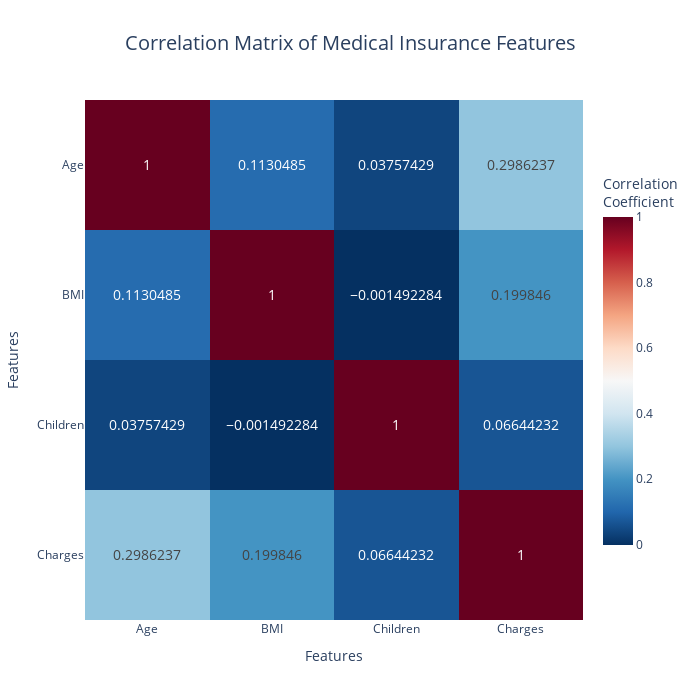

The code cell stored with this chart in its notebook:
### Code cell
# Calculate correlation matrix
numerical_features = ['age', 'bmi', 'children', 'charges']
corr_matrix = df[numerical_features].corr()

# Create improved heatmap
fig = px.imshow(corr_matrix,
                text_auto=True,  # Show full precision values
                title='Correlation Matrix of Medical Insurance Features',
                labels={'color': 'Correlation<br>Coefficient'},
                color_continuous_scale='RdBu_r',  # Red-Blue diverging colorscale
                aspect='auto')  # Maintain square aspect ratio

# Customize layout
fig.update_layout(
    title_x=0.5,  # Center title
    title_font=dict(size=20),
    width=700,  # Fixed width
    height=700,  # Fixed height
    xaxis_title='Features',
    yaxis_title='Features',
    xaxis={'side': 'bottom'},  # Move x-axis labels to bottom
    coloraxis_colorbar=dict(
        title_font=dict(size=14),
        tickfont=dict(size=12),
        len=0.75,  # Adjust colorbar length
    )
)

# Update axis labels
fig.update_traces(
    textfont=dict(size=14),  # Increase correlation value text size
    hoverongaps=False  # Disable hover on empty cells
)

# Improve axis labels
feature_labels = {
    'age': 'Age',
    'bmi': 'BMI',
    'children': 'Children',
    'charges': 'Charges'
}
fig.update_xaxes(ticktext=list(feature_labels.values()), 
                 tickvals=list(range(len(feature_labels))),
                 tickfont=dict(size=12))
fig.update_yaxes(ticktext=list(feature_labels.values()), 
                 tickvals=list(range(len(feature_labels))),
                 tickfont=dict(size=12))

fig.show()

### Figure 1 — Plotly figure (JSON) as saved in the notebook; plotly's stock layout.template omitted (floating-point values rounded to 4 significant figures)
{"data": [{"coloraxis": "coloraxis", "hoverongaps": false, "hovertemplate": "x: %{x}<br>y: %{y}<br>Correlation<br>Coefficient: %{z}<extra></extra>", "name": "0", "textfont": {"size": 14}, "texttemplate": "%{z}", "type": "heatmap", "x": ["age", "bmi", "children", "charges"], "xaxis": "x", "y": ["age", "bmi", "children", "charges"], "yaxis": "y", "z": [[1, 0.113, 0.03757, 0.2986], [0.113, 1, -0.001492, 0.1998], [0.03757, -0.001492, 1, 0.06644], [0.2986, 0.1998, 0.06644, 1]]}], "layout": {"coloraxis": {"colorbar": {"len": 0.75, "tickfont": {"size": 12}, "title": {"font": {"size": 14}, "text": "Correlation<br>Coefficient"}}, "colorscale": [[0, "rgb(5,48,97)"], [0.1, "rgb(33,102,172)"], [0.2, "rgb(67,147,195)"], [0.3, "rgb(146,197,222)"], [0.4, "rgb(209,229,240)"], [0.5, "rgb(247,247,247)"], [0.6, "rgb(253,219,199)"], [0.7, "rgb(244,165,130)"], [0.8, "rgb(214,96,77)"], [0.9, "rgb(178,24,43)"], [1, "rgb(103,0,31)"]]}, "height": 700, "title": {"font": {"size": 20}, "text": "Correlation Matrix of Medical Insurance Features", "x": 0.5}, "width": 700, "xaxis": {"anchor": "y", "domain": [0, 1], "side": "bottom", "tickfont": {"size": 12}, "ticktext": ["Age", "BMI", "Children", "Charges"], "tickvals": [0, 1, 2, 3], "title": {"text": "Features"}}, "yaxis": {"anchor": "x", "autorange": "reversed", "domain": [0, 1], "tickfont": {"size": 12}, "ticktext": ["Age", "BMI", "Children", "Charges"], "tickvals": [0, 1, 2, 3], "title": {"text": "Features"}}}}
